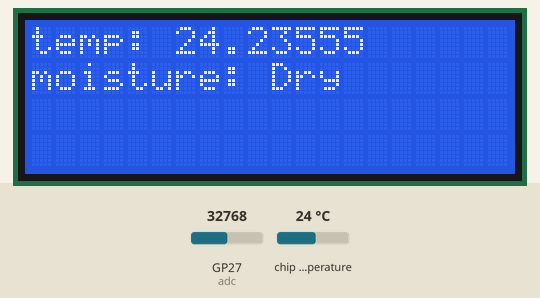
This program was run on a simulated Raspberry Pi Pico running MicroPython. Shown: 20×4 character LCD. The test bench sets the inputs (shaded band); at power-on: GP27 (adc) = 32768, chip temperature 24 °C (analog values on the 0–65535 scale). Library files of the repository ran but are not shown: pico_i2c_lcd.py; what the program prints to the serial console is not drawn.

Above: at 1.2 s.
1.3 s: GP27 (adc) set to 30528
7.3 s: GP27 (adc) set to 29312
At 9.0 s:
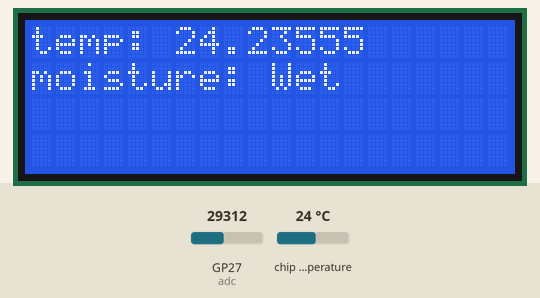
13.3 s: chip temperature set to 1 °C
At 15.3 s:
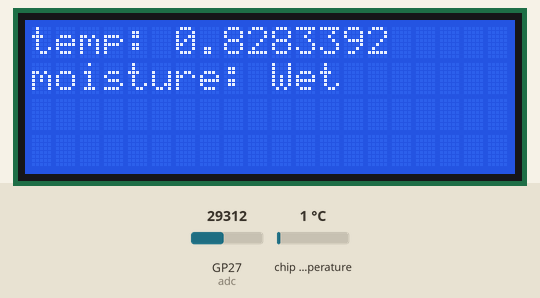
17.8 s: chip temperature set to 11 °C
At 19.9 s:
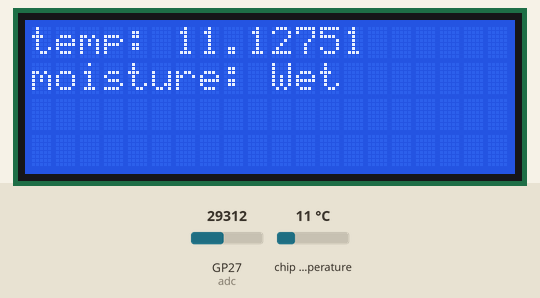
21.9 s: GP27 (adc) set to 30655
At 23.2 s:
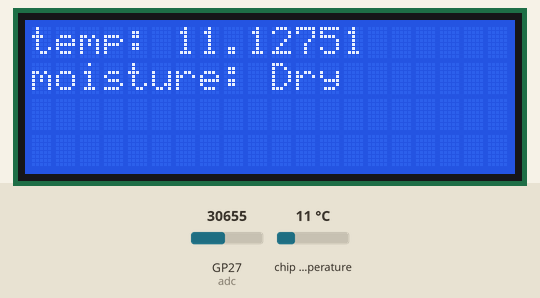
25.9 s: GP27 (adc) set to 29345
At 27.8 s:
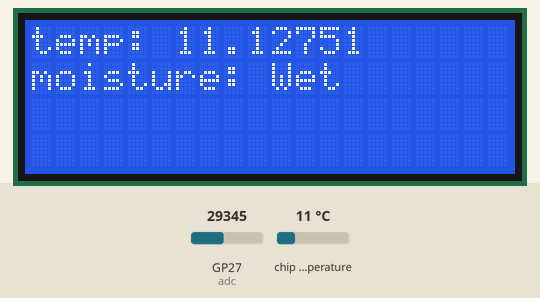
Timing chart, 0 to 29.3 s (numbered marks = the images above; inputs shaded):
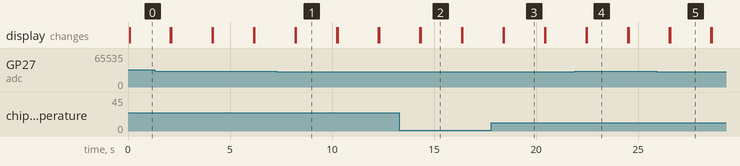

The program:

main.py
```python
import utime
from machine import I2C
from pico_i2c_lcd import I2cLcd
from machine import ADC

# display stuff
I2C_ADDR = 0x27
I2C_NUM_ROWS = 4
I2C_NUM_COLS = 20
i2c = I2C(0, sda=machine.Pin(0), scl=machine.Pin(1), freq=400000)
lcd = I2cLcd(i2c, I2C_ADDR, I2C_NUM_ROWS, I2C_NUM_COLS)

# temperature stuff
adc = ADC(machine.Pin(27))
sensor_temp = machine.ADC(4)
conversion_factor = 3.3 / (65535)

while True:

    # read on board temperature sensor
    reading = sensor_temp.read_u16() * conversion_factor

    # adjust it to temperature value
    temperature = 27 - (reading - 0.706) / 0.001721
    lcd.clear()
    lcd.move_to(0, 0)
    lcd.putstr("temp: {}".format(temperature))

    # read capacitive moisture sensor value
    mreading = adc.read_u16()
    # output reading
    print(mreading)

    # some better maths will be needed below to trigger based on change boundaries
    if mreading > 30000:
        lcd.move_to(0, 1)
        lcd.putstr("moisture: Dry")
    else:
        lcd.move_to(0, 1)
        lcd.putstr("moisture: Wet")

    # wait 2 seconds and loop again
    utime.sleep(2)
```

Measured:
- the behaviour switches between 30016 and 30000 on GP27 (adc) (found by bisection; images 0 and 1)
- after the input at 7.3 s, the display: first differs from a run without the input after 0.93 s (image 1)
- after the input at 13.3 s, the display: first differs from a run without the input after 1.0 s (image 2)
- after the input at 17.8 s, the display: first differs from a run without the input after 0.61 s (image 3)
- after the input at 21.9 s, the display: first differs from a run without the input after 0.59 s (image 4)
- after the input at 25.9 s, the display: first differs from a run without the input after 0.66 s (image 5)
- what the display in image 1 shows lasts 2.0 s, from 8.2 s to 10.2 s
